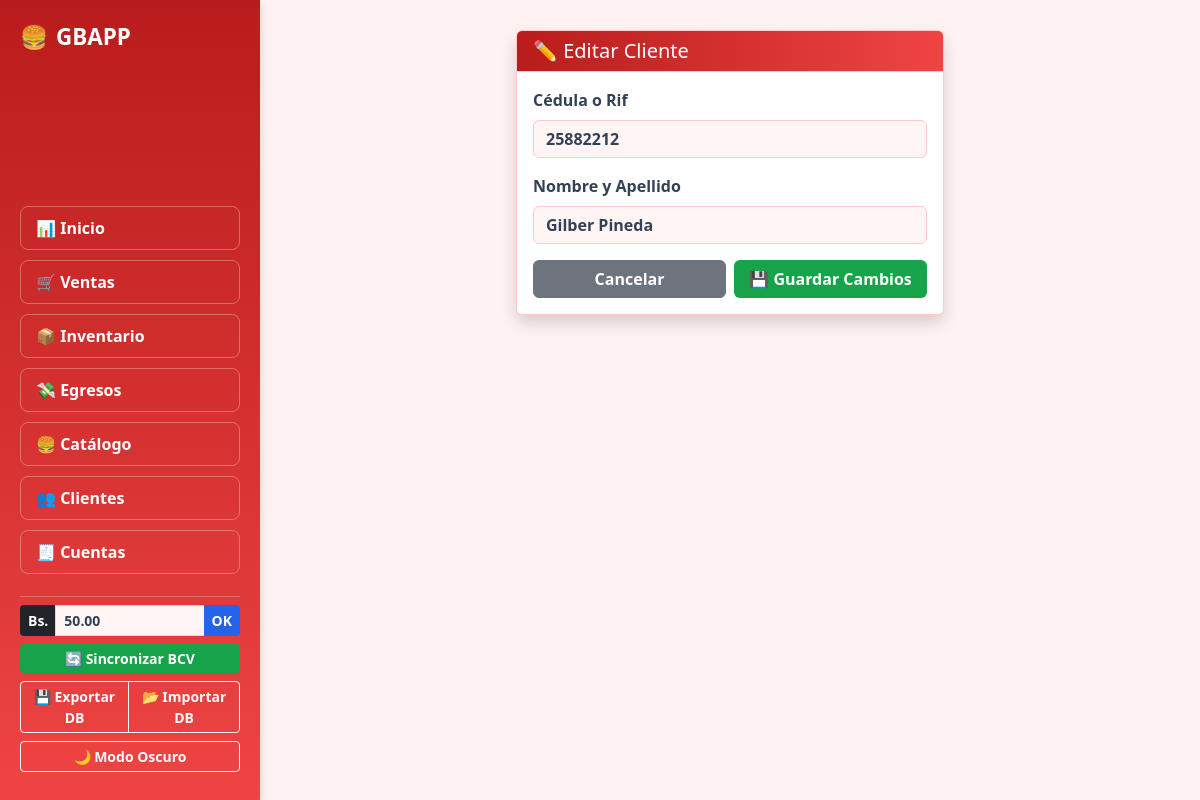
The app's page /editar_cliente/2 with its own data.
### tables this page shows
CREATE TABLE configuracion (
            id INTEGER PRIMARY KEY,
            tasa_dolar REAL NOT NULL
        );

CREATE TABLE clientes (
            id INTEGER PRIMARY KEY AUTOINCREMENT,
            cedula TEXT UNIQUE NOT NULL,
            nombre TEXT NOT NULL
        );

### app.py (the view, shortened to what this page needs)
@app.route('/editar_cliente/<int:id>', methods=('GET', 'POST'))
def editar_cliente(id):
    conn = get_db_connection()
    cliente = conn.execute('SELECT * FROM clientes WHERE id = ?', (id,)).fetchone()
    conn.close()
    return render_template('editar_cliente.html', cliente=cliente)

### app.py (called while the page is built)
def get_db_connection():
    conn = sqlite3.connect('negocio.db')
    conn.row_factory = sqlite3.Row
    return conn

@app.context_processor
def inject_tasa():
    conn = get_db_connection()
    fila = conn.execute('SELECT tasa_dolar FROM configuracion WHERE id = 1').fetchone()
    conn.close()
    tasa = fila['tasa_dolar'] if fila else 1.0
    return dict(tasa_dolar=tasa)

### templates/editar_cliente.html
{% extends 'base.html' %}
{% block content %}
<div class="row justify-content-center">
    <div class="col-md-6">
        <div class="card shadow">
            <div class="card-header brand-header">
                <h5 class="mb-0">✏️ Editar Cliente</h5>
            </div>
            <div class="card-body">
                <form action="/editar_cliente/{{ cliente['id'] }}" method="POST">
                    <div class="mb-3">
                        <label class="form-label fw-bold">Cédula o Rif</label>
                        <input type="text" class="form-control fw-bold" name="cedula" value="{{ cliente['cedula'] }}" required>
                    </div>
                    <div class="mb-3">
                        <label class="form-label fw-bold">Nombre y Apellido</label>
                        <input type="text" class="form-control fw-bold" name="nombre" value="{{ cliente['nombre'] }}" required>
                    </div>
                    <div class="d-flex gap-2">
                        <a href="/clientes" class="btn btn-secondary fw-bold w-50">Cancelar</a>
                        <button type="submit" class="btn btn-success fw-bold w-50">💾 Guardar Cambios</button>
                    </div>
                </form>
            </div>
        </div>
    </div>
</div>
{% endblock %}

### templates/base.html (shortened to what this page needs)
<!DOCTYPE html>
<html lang="es" data-bs-theme="light">
<head>
    <link href="https://cdn.jsdelivr.net/npm/bootstrap@5.3.0/dist/css/bootstrap.min.css" rel="stylesheet">
</head>
<body>
    <nav class="sidebar d-flex flex-column justify-content-between">
        <div class="d-flex justify-content-between align-items-center mb-lg-3 pb-lg-3 border-bottom-lg">
            <a class="sidebar-brand d-flex align-items-center gap-2 m-0" href="/dashboard">
                <span>🍔</span> <span>GBAPP</span>
            </a>
        </div>
        <div class="collapse d-lg-block mt-3 mt-lg-0" id="menuColapsable">
            <div class="d-flex flex-column gap-1 mb-3">
                <a class="nav-btn" href="/dashboard">📊 Inicio</a>
                <a class="nav-btn" href="/ventas">🛒 Ventas</a>
                <a class="nav-btn" href="/insumos">📦 Inventario</a>
                <a class="nav-btn" href="/gastos">💸 Egresos</a>
                <a class="nav-btn" href="/productos">🍔 Catálogo</a>
                <a class="nav-btn" href="/clientes">👥 Clientes</a>
                <a class="nav-btn" href="/historial_ventas">🧾 Cuentas</a>
            </div>
            <div class="pt-2 border-top border-light border-opacity-25">
                <form action="/actualizar_tasa" method="POST" class="mb-2">
                    <div class="input-group input-group-sm mb-2">
                        <span class="input-group-text bg-dark text-white border-0 fw-bold">Bs.</span>
                        <input type="number" step="0.01" name="tasa_dolar" class="form-control fw-bold" value="{{ "%.2f"|format(tasa_dolar) }}" required>
                        <button class="btn btn-info fw-bold text-white" title="Fijar Manual" type="submit">OK</button>
                    </div>
                </form>
                <div class="d-grid gap-2 mb-2">
                    <a href="/sincronizar_tasa" class="btn btn-sm btn-success fw-bold" title="Sincronizar BCV por internet">🔄 Sincronizar BCV</a>
                    <div class="btn-group btn-group-sm w-100" role="group">
                        <a href="/exportar_db" class="btn btn-outline-light fw-bold" title="Descargar respaldo">💾 Exportar DB</a>
                        <button type="button" class="btn btn-outline-light fw-bold" data-bs-toggle="modal" data-bs-target="#modalImportar" title="Subir respaldo">📂 Importar DB</button>
                    </div>
                    <button id="btn-theme" class="btn btn-outline-light btn-sm fw-bold" type="button">🌙 Modo Oscuro</button>
                </div>
            </div>
        </div>
    </nav>
    <div class="main-content">
        {% block content %}{% endblock %}
    </div>
</body>
</html>

### templates/base.html (style rules this page uses)
:root { --color-main: #EF4444; --color-dark: #B91C1C; --color-bg: #FEF2F2; --color-card: #FFFFFF; --color-input: #FFF5F5; --color-text-main: #334155; --color-text-sec: #64748b; --color-border: #FECACA; --color-success: #16A34A; --color-warning: #F59E0B; --color-info: #2563EB; --color-recipe: #7C3AED; }
body { background-color: var(--color-bg); color: var(--color-text-main); transition: background-color 0.3s ease; }
@media (min-width: 992px) { body { display: flex; min-height: 100vh; margin: 0; } }
@media (min-width: 992px) { .sidebar { width: 260px; position: fixed; top: 0; left: 0; height: 100vh; z-index: 1000; overflow-y: auto; } }
@media (min-width: 992px) { .main-content { margin-left: 260px; width: calc(100% - 260px); padding: 30px; } }
.sidebar { background: linear-gradient(180deg, var(--color-dark), var(--color-main)) !important; color: #ffffff !important; padding: 20px; box-shadow: 0 4px 10px rgba(0,0,0,0.15); }
.sidebar-brand { font-size: 1.4rem; font-weight: bold; color: #ffffff !important; text-decoration: none; }
.nav-btn { color: #ffffff !important; border: 1.5px solid rgba(255, 255, 255, 0.3); border-radius: 8px; padding: 9px 15px !important; margin-bottom: 6px; transition: all 0.3s ease; display: block; text-align: left; font-weight: bold; text-decoration: none; }
.card { background-color: var(--color-card); border-color: var(--color-border); color: var(--color-text-main); }
.card-header { border-bottom-color: var(--color-border); }
.brand-header { background: linear-gradient(90deg, var(--color-dark), var(--color-main)) !important; color: #ffffff !important; }
.form-control, .form-select, input[type="date"] { background-color: var(--color-input); border-color: var(--color-border); color: var(--color-text-main); }
.btn-success { background-color: var(--color-success); border: none; color: #fff; }
.btn-info { background-color: var(--color-info); border: none; color: #fff; }

### records on screen
configuracion: tasa_dolar "50.00"
clientes: cedula "25882212", nombre "Gilber Pineda"
